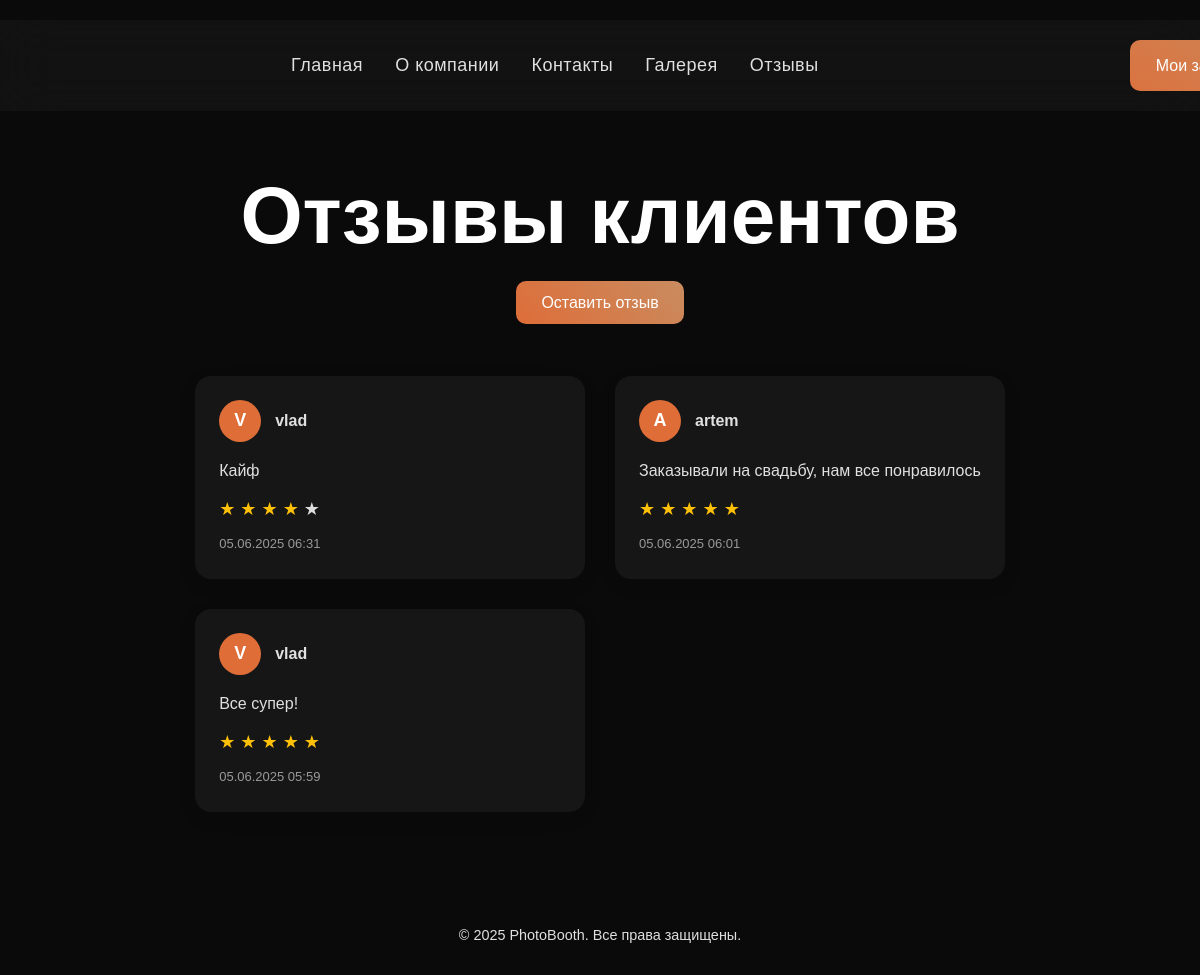
Page /reviews/ (signed in) on the committed database.
### photobooth/models.py (models this page shows, shortened)
class Review(models.Model):
    RATING_CHOICES = [(i, f'{i} звёзд') for i in range(1, 6)]
    user = models.ForeignKey(User, on_delete=models.CASCADE)
    request = models.ForeignKey(Request, on_delete=models.CASCADE)
    text = models.TextField("Текст отзыва")
    rating = models.IntegerField(choices=RATING_CHOICES, default=5)
    created_at = models.DateTimeField(auto_now_add=True)

### photobooth/views.py (the view)
# urls.py: path('reviews/', views.ReviewListView.as_view(), name='review_list'),
class ReviewListView(ListView):
    model = Review
    template_name = 'photobooth/review_list.html'
    context_object_name = 'reviews'
    ordering = ['-created_at']

### photobooth/templates/photobooth/review_list.html (shortened to what this page needs)
{% extends 'photobooth/base.html' %}
{% block content %}
<section class="request-section">
  <div class="container-gallery">
    <h1 class="section-title">Отзывы клиентов</h1>
    {% if user.is_authenticated %}
      <div style="text-align: center; margin-bottom: 60px; margin-top: 10px;">
        <a href="{% url 'review_create' %}" class="req-btn">Оставить отзыв</a>
      </div>
    {% endif %}
    <div class="review-grid">
      {% for review in reviews %}
        <div class="review-card">
          <div class="review-header">
            <div class="review-avatar">{{ review.user.username|first|upper }}</div>
            <div>
              <strong>{{ review.user.username }}</strong>
            </div>
          </div>
          <div class="review-body">
            <p>{{ review.text }}</p>
            <div class="stars">
              {% for i in "12345" %}
                <span class="star {% if forloop.counter <= review.rating %}filled{% endif %}">★</span>
              {% endfor %}
            </div>
            <div class="review-footer">
              {{ review.created_at|date:"d.m.Y H:i" }}
            </div>
          </div>
        </div>
      {% empty %}
        <p style="text-align: center;">Пока нет отзывов.</p>
      {% endfor %}
    </div>
  </div>
</section>
{% endblock %}

### static/css/styles.css (style rules this page uses)
body { overflow: scroll; }
html { scroll-behavior: smooth; }
body { font-family: 'Manrope', sans-serif; margin: 0; padding: 120px 0 0 0; line-height: 1.6; background-color: #0b0a0a; color: #e0e0e0; }
section { padding: 10px 0; }
.request-section { display: flex; justify-content: center; align-items: center; height: auto; background-color: transparent; }
.section-title { font-size: 60px; margin-bottom: 40px; color: #fff; font-family: 'Bebas Neue', sans-serif; }
.req-btn { width: 100%; padding: 0.8rem 1.6rem; background: linear-gradient(45deg, #de6d38, #c98c60); color: #fff; text-decoration: none; border-radius: 10px; font-size: 1rem; transition: background 0.3s ease, transform 0.2s ease; border: none; cursor: pointer; }
.request-section { padding: 2rem; display: flex; justify-content: center; }
.section-title { font-size: 80px; margin: 0; color: #fff; text-align: center; font-family: 'Bebas Neue', sans-serif; }
.review-grid { display: grid; grid-template-columns: repeat(2, 1fr); gap: 30px; }
.review-card { background: rgba(51, 51, 51, 0.3); border-radius: 16px; padding: 24px; box-shadow: 0 6px 20px rgba(0, 0, 0, 0.07); }
.review-header { display: flex; align-items: center; gap: 14px; margin-bottom: 16px; }
.review-avatar { background: #de6d38; color: white; font-weight: bold; border-radius: 50%; width: 42px; height: 42px; display: flex; align-items: center; justify-content: center; font-size: 18px; }
.review-body p { margin-bottom: 12px; }
.stars { font-size: 18px; }
.star { color: #ddd; }
.star.filled { color: #ffc107; }
.review-footer { font-size: 13px; color: #999; margin-top: 10px; }

### rows in the picture
Review: user.username|first "V", user.username "vlad", text "Кайф", created_at "05.06.2025 06:31"
Review: user.username|first "A", user.username "artem", text "Заказывали на свадьбу, нам все понравилось", created_at "05.06.2025 06:01"
Review: user.username|first "V", user.username "vlad", text "Все супер!", created_at "05.06.2025 05:59"
